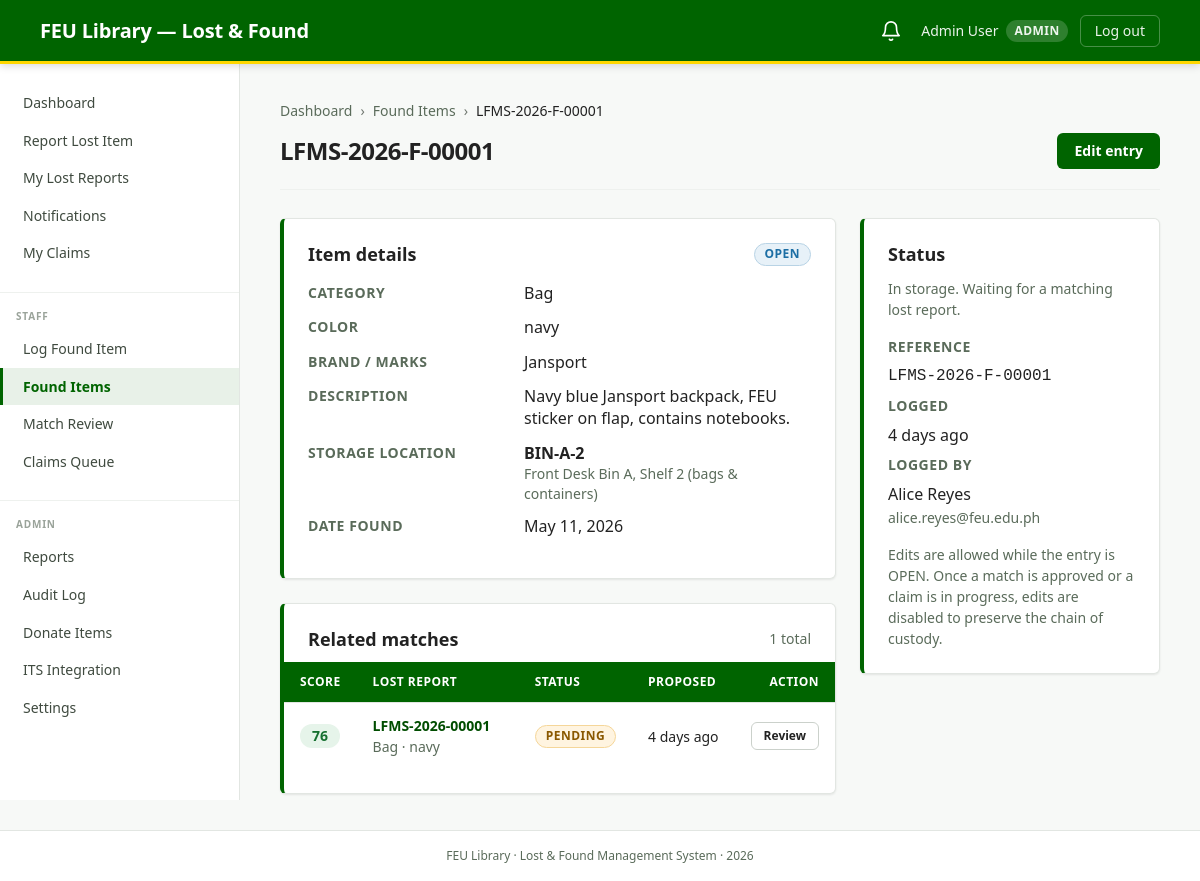
The page /index.php?p=found.show&id=1 (signed in) on the database its author committed.
### tables this page shows
CREATE TABLE accounts (
  id              INT UNSIGNED       NOT NULL AUTO_INCREMENT,
  role            ENUM('user','staff','admin') NOT NULL,
  user_type       ENUM('student','faculty')    NULL,             
  full_name       VARCHAR(150)       NOT NULL,
  id_number       VARCHAR(50)        NOT NULL,                   
  email           VARCHAR(255)       NOT NULL,
  password_hash   VARCHAR(255)       NOT NULL,                   
  is_active       TINYINT(1)         NOT NULL DEFAULT 1,
  created_at      DATETIME           NOT NULL DEFAULT CURRENT_TIMESTAMP,
  updated_at      DATETIME           NOT NULL DEFAULT CURRENT_TIMESTAMP
                                              ON UPDATE CURRENT_TIMESTAMP,
  PRIMARY KEY (id),
  UNIQUE KEY uq_accounts_email     (email),
  UNIQUE KEY uq_accounts_id_number (id_number),
  KEY idx_accounts_role            (role)
);

CREATE TABLE found_reports (
  id                       INT UNSIGNED       NOT NULL AUTO_INCREMENT,
  ref_number               VARCHAR(30)        NOT NULL,
  finder_account_id        INT UNSIGNED       NOT NULL,          
  category                 VARCHAR(50)        NOT NULL,
  color                    VARCHAR(50)        NOT NULL,
  brand                    VARCHAR(100)       NULL,
  description              TEXT               NOT NULL,
  storage_location_id      INT UNSIGNED       NOT NULL,
  date_found               DATE               NOT NULL,
  status                   ENUM('open','matched','claimed','released','expired','donated')
                                              NOT NULL DEFAULT 'open',
  created_at               DATETIME           NOT NULL DEFAULT CURRENT_TIMESTAMP,
  updated_at               DATETIME           NOT NULL DEFAULT CURRENT_TIMESTAMP
                                                       ON UPDATE CURRENT_TIMESTAMP,
  PRIMARY KEY (id),
  UNIQUE KEY uq_found_ref (ref_number),
  KEY idx_found_finder    (finder_account_id),
  KEY idx_found_storage   (storage_location_id),
  KEY idx_found_status    (status),
  KEY idx_found_category  (category),
  CONSTRAINT fk_found_finder
    FOREIGN KEY (finder_account_id)   REFERENCES accounts(id)          ON DELETE RESTRICT,
  CONSTRAINT fk_found_storage
    FOREIGN KEY (storage_location_id) REFERENCES storage_locations(id) ON DELETE RESTRICT
);

CREATE TABLE storage_locations (
  id              INT UNSIGNED       NOT NULL AUTO_INCREMENT,
  code            VARCHAR(20)        NOT NULL,                   
  description     VARCHAR(255)       NOT NULL,
  is_active       TINYINT(1)         NOT NULL DEFAULT 1,
  created_at      DATETIME           NOT NULL DEFAULT CURRENT_TIMESTAMP,
  updated_at      DATETIME           NOT NULL DEFAULT CURRENT_TIMESTAMP
                                              ON UPDATE CURRENT_TIMESTAMP,
  PRIMARY KEY (id),
  UNIQUE KEY uq_storage_code (code)
);

CREATE TABLE matches (
  id                       INT UNSIGNED       NOT NULL AUTO_INCREMENT,
  lost_report_id           INT UNSIGNED       NOT NULL,
  found_report_id          INT UNSIGNED       NOT NULL,
  score                    TINYINT UNSIGNED   NOT NULL,          
  factors_json             JSON               NOT NULL,          
  status                   ENUM('pending','approved','rejected','needs_info')
                                              NOT NULL DEFAULT 'pending',
  is_suspicious            TINYINT(1)         NOT NULL DEFAULT 0,
  reviewed_by_account_id   INT UNSIGNED       NULL,
  reviewed_at              DATETIME           NULL,
  review_notes             TEXT               NULL,
  created_at               DATETIME           NOT NULL DEFAULT CURRENT_TIMESTAMP,
  updated_at               DATETIME           NOT NULL DEFAULT CURRENT_TIMESTAMP
                                                       ON UPDATE CURRENT_TIMESTAMP,
  PRIMARY KEY (id),
  UNIQUE KEY uq_match_pair    (lost_report_id, found_report_id),
  KEY idx_match_status        (status),
  KEY idx_match_lost          (lost_report_id),
  KEY idx_match_found         (found_report_id),
  KEY idx_match_reviewer      (reviewed_by_account_id),
  CONSTRAINT fk_match_lost
    FOREIGN KEY (lost_report_id)         REFERENCES lost_reports(id)  ON DELETE RESTRICT,
  CONSTRAINT fk_match_found
    FOREIGN KEY (found_report_id)        REFERENCES found_reports(id) ON DELETE RESTRICT,
  CONSTRAINT fk_match_reviewer
    FOREIGN KEY (reviewed_by_account_id) REFERENCES accounts(id)      ON DELETE SET NULL
);

CREATE TABLE lost_reports (
  id                       INT UNSIGNED       NOT NULL AUTO_INCREMENT,
  ref_number               VARCHAR(30)        NOT NULL,
  reporter_account_id      INT UNSIGNED       NOT NULL,
  category                 VARCHAR(50)        NOT NULL,          
  color                    VARCHAR(50)        NOT NULL,
  brand                    VARCHAR(100)       NULL,
  description              TEXT               NOT NULL,
  last_seen_location       VARCHAR(255)       NOT NULL,
  date_lost                DATE               NOT NULL,
  status                   ENUM('open','matched','claimed','released','expired')
                                              NOT NULL DEFAULT 'open',
  is_suspicious            TINYINT(1)         NOT NULL DEFAULT 0,
  created_at               DATETIME           NOT NULL DEFAULT CURRENT_TIMESTAMP,
  updated_at               DATETIME           NOT NULL DEFAULT CURRENT_TIMESTAMP
                                                       ON UPDATE CURRENT_TIMESTAMP,
  PRIMARY KEY (id),
  UNIQUE KEY uq_lost_ref (ref_number),
  KEY idx_lost_reporter  (reporter_account_id),
  KEY idx_lost_status    (status),
  KEY idx_lost_category  (category),
  CONSTRAINT fk_lost_reporter
    FOREIGN KEY (reporter_account_id) REFERENCES accounts(id) ON DELETE RESTRICT
);

### pages/found.show.php (the view, shortened to what the rows shown need)
<?php
$id   = (int) ($_GET['id'] ?? 0);
$report = q_one('SELECT * FROM found_reports WHERE id = ? LIMIT 1', [$id]);
$location = q_one(
    'SELECT code, description FROM storage_locations WHERE id = ?',
    [(int) $report['storage_location_id']]
);
$finder = q_one(
    'SELECT id, full_name, email FROM accounts WHERE id = ?',
    [(int) $report['finder_account_id']]
);
$related_matches = q_all(
    'SELECT matches.id, matches.score, matches.status, matches.created_at,
            lost_reports.id           AS lost_id,
            lost_reports.ref_number   AS lost_ref,
            lost_reports.category     AS lost_category,
            lost_reports.color        AS lost_color
       FROM matches
       JOIN lost_reports ON lost_reports.id = matches.lost_report_id
      WHERE matches.found_report_id = ?
      ORDER BY matches.score DESC, matches.created_at DESC',
    [$id]
);
$is_open  = $report['status'] === 'open';
$actions  = '';
if ($is_open) {
    $actions = '<a class="btn btn-primary" href="' . e(url('/index.php?p=found.new&id=' . $id)) . '">Edit entry</a>';
}
layout_open('Found ' . $report['ref_number']);
page_header($report['ref_number'], $actions);
?>
<div class="aside-grid">
  <div>
    <section class="card" aria-labelledby="detail-title">
      <div class="card-header">
        <h2 class="card-title" id="detail-title">Item details</h2>
        <?= status_badge((string) $report['status']) ?>
      </div>
      <dl class="detail-grid">
        <dt>Category</dt>
        <dd><?= e(category_label((string) $report['category'])) ?></dd>
        <dt>Color</dt>
        <dd><?= e((string) $report['color']) ?></dd>
        <?php if (!empty($report['brand'])): ?>
          <dt>Brand / marks</dt>
          <dd><?= e((string) $report['brand']) ?></dd>
        <?php endif; ?>
        <dt>Description</dt>
        <dd style="white-space: pre-wrap;"><?= e((string) $report['description']) ?></dd>
        <dt>Storage location</dt>
        <dd>
          <strong><?= e((string) ($location['code'] ?? '—')) ?></strong>
          <?php if (!empty($location['description'])): ?>
            <div class="text-sm text-muted"><?= e((string) $location['description']) ?></div>
          <?php endif; ?>
        </dd>
        <dt>Date found</dt>
        <dd><?= e(date('F j, Y', strtotime((string) $report['date_found']))) ?></dd>
      </dl>
    </section>
    <?php if ($related_matches): ?>
      <section class="card" aria-labelledby="matches-title">
        <div class="card-header">
          <h2 class="card-title" id="matches-title">Related matches</h2>
        </div>
        <div class="table-wrap table-wrap-cards">
          <table class="data-table data-table-static">
            <thead>
              <tr>
                <th class="col-narrow">Score</th>
                <th>Lost report</th>
                <th class="col-narrow">Status</th>
                <th class="col-narrow">Proposed</th>
                <th class="col-actions">Action</th>
              </tr>
            </thead>
            <tbody>
              <?php foreach ($related_matches as $m): ?>
                <tr>
                  <td data-label="Score" class="col-narrow"><?= score_chip((int) $m['score']) ?></td>
                  <td data-label="Lost report">
                    <a href="<?= e(url('/index.php?p=lost.show&id=' . (int) $m['lost_id'])) ?>">
                      <?= e((string) $m['lost_ref']) ?>
                    </a>
                    <div class="text-sm text-muted">
                      <?= e(category_label((string) $m['lost_category'])) ?> &middot; <?= e((string) $m['lost_color']) ?>
                    </div>
                  </td>
                  <td data-label="Status" class="col-narrow"><?= status_badge((string) $m['status']) ?></td>
                  <td data-label="Proposed" class="col-narrow text-sm text-muted"><?= e(time_ago((string) $m['created_at'])) ?></td>
                  <td data-label="Action" class="col-actions">
                    <a class="btn btn-ghost btn-sm" href="<?= e(url('/index.php?p=match.show&id=' . (int) $m['id'])) ?>">Review</a>
                  </td>
                </tr>
              <?php endforeach; ?>
            </tbody>
          </table>
        </div>
      </section>
    <?php endif; ?>
  </div>
  <aside class="card">
    <h2 class="card-title">Status</h2>
    <dl class="detail-grid" style="grid-template-columns: 1fr; row-gap: var(--space-2);">
      <dt>Reference</dt>
      <dd style="font-family: var(--font-family-mono);"><?= e($report['ref_number']) ?></dd>
      <dt>Logged</dt>
      <dd><?= e(time_ago((string) $report['created_at'])) ?></dd>
      <dt>Logged by</dt>
      <dd>
        <?= e((string) ($finder['full_name'] ?? '—')) ?><br>
        <span class="text-sm text-muted"><?= e((string) ($finder['email'] ?? '')) ?></span>
      </dd>
    </dl>
  </aside>
</div>
<?php
layout_close();

### partials/layout.php (shortened to what the rows shown need)
<?php
function layout_open(string $page_title): void
{
    ?><!DOCTYPE html>
<html lang="en">
<head>
  <link rel="stylesheet" href="<?= e(asset('css/tokens.css')) ?>?v=<?= filemtime(__DIR__ . '/../assets/css/tokens.css') ?>">
  <link rel="stylesheet" href="<?= e(asset('css/base.css')) ?>?v=<?= filemtime(__DIR__ . '/../assets/css/base.css') ?>">
  <link rel="stylesheet" href="<?= e(asset('css/components.css')) ?>?v=<?= filemtime(__DIR__ . '/../assets/css/components.css') ?>">
</head>
<body>
  <div class="app-shell">
<?php
    require __DIR__ . '/header.php';
    ?>
    <main class="app-main" role="main" id="main-content" tabindex="-1">
      <div class="app-content">
<?php
}
function page_header(string $heading, ?string $action_html = null): void
{
    echo '<header class="page-header"><h1>' . e($heading) . '</h1>';
    if ($action_html !== null && $action_html !== '') {
        echo '<div class="page-header-actions">' . $action_html . '</div>';
    }
    echo '</header>';
}
function layout_close(): void
{
    ?>
      </div>
    </main>
  </div>
</body>
</html>
<?php
}

### partials/header.php (shortened to what the rows shown need)
<?php
$user = current_user();
$role_label = strtoupper((string) ($user['role'] ?? ''));
?>
<header class="app-header" role="banner">
  <div class="app-header-tools">
    <div class="app-header-user">
      <span><?= e($user['full_name']) ?></span>
      <span class="role-pill"><?= e($role_label) ?></span>
    </div>
  </div>
</header>

### lib/view.php (shortened to what the rows shown need)
<?php
function url(string $path = ''): string
{
    static $base = null;
    if ($base === null) {
        $configured = cfg('app.base_path');
        $base = rtrim($configured, '/');
    }
    return $base . '/' . ltrim($path, '/');
}
function asset(string $relative_path): string
{
    return url('/assets/' . ltrim($relative_path, '/'));
}
    ?><!DOCTYPE html>
<?php
function status_badge(string $status): string
{
    [$class, $label] = match (strtolower($status)) {
        'open'                 => ['badge-open',     'OPEN'],
        'matched'              => ['badge-matched',  'MATCHED'],
        'claimed'              => ['badge-matched',  'CLAIMED'],
        'pending'              => ['badge-pending',  'PENDING'],
        'pending_user_action'  => ['badge-pending',  'ACTION NEEDED'],
        'pending_verification' => ['badge-pending',  'AWAITING PICKUP'],
        'needs_info'           => ['badge-pending',  'NEEDS INFO'],
        'approved'             => ['badge-approved', 'APPROVED'],
        'rejected'             => ['badge-rejected', 'REJECTED'],
        'released'             => ['badge-released', 'RELEASED'],
        'expired'              => ['badge-expired',  'EXPIRED'],
        'donated'              => ['badge-donated',  'DONATED'],
        default                => ['badge-neutral',  strtoupper($status)],
    };
    return '<span class="badge ' . $class . '">' . e($label) . '</span>';
}
function item_categories(): array
{
    return [
        'bag'          => 'Bag',
        'backpack'     => 'Backpack',
        'phone'        => 'Phone',
        'laptop'       => 'Laptop / Tablet',
        'charger'      => 'Charger / Cable',
        'headphones'   => 'Earphones / Headphones',
        'watch'        => 'Watch / Jewelry',
        'book'         => 'Book / Notebook',
        'calculator'   => 'Calculator',
        'stationery'   => 'Pen / Stationery',
        'wallet'       => 'ID / Wallet',
        'keys'         => 'Keys',
        'water bottle' => 'Water Bottle',
        'umbrella'     => 'Umbrella',
        'clothing'     => 'Clothing',
        'other'        => 'Other',
    ];
}
function category_label(string $key): string
{
    $cats = item_categories();
    return $cats[$key] ?? ucfirst($key);
}
function score_chip(int $score): string
{
    $score = max(0, min(100, $score));
    $class = $score >= 70 ? 'score-chip-high'
           : ($score >= 40 ? 'score-chip-medium' : 'score-chip-low');
    return '<span class="score-chip ' . $class . '" title="Match score">' . $score . '</span>';
}
function time_ago(?string $datetime): string
{
    $ts = strtotime($datetime);
    $diff = time() - $ts;
    if ($diff < 7 * 86400)         return floor($diff / 86400) . ' days ago';
    return date('M j, Y', $ts);
}

### rows shown on the page
accounts: full_name "Admin User", role "ADMIN"
found_reports: ref_number "LFMS-2026-F-00001", category "Bag", color "navy", brand "Jansport", description "Navy blue Jansport backpack, FEU sticker on flap, contains notebooks.", date_found "May 11, 2026", created_at "4 days ago"
storage_locations: code "BIN-A-2", description "Front Desk Bin A, Shelf 2 (bags & containers)"
matches: score "76", lost_report.ref_number "LFMS-2026-00001", lost_report.category "Bag", lost_report.color "navy", created_at "4 days ago"
accounts: full_name "Alice Reyes", email "alice.reyes@feu.edu.ph"

### other values the page prints
$item['label'] "Dashboard"
$item['label'] "Report Lost Item"
$item['label'] "My Lost Reports"
$item['label'] "Notifications"
$item['label'] "My Claims"
$item['label'] "STAFF"
$item['label'] "Log Found Item"
$item['label'] "Found Items"
$item['label'] "Match Review"
$item['label'] "Claims Queue"
$item['label'] "ADMIN"
$item['label'] "Reports"
$item['label'] "Audit Log"
$item['label'] "Donate Items"
$item['label'] "ITS Integration"
